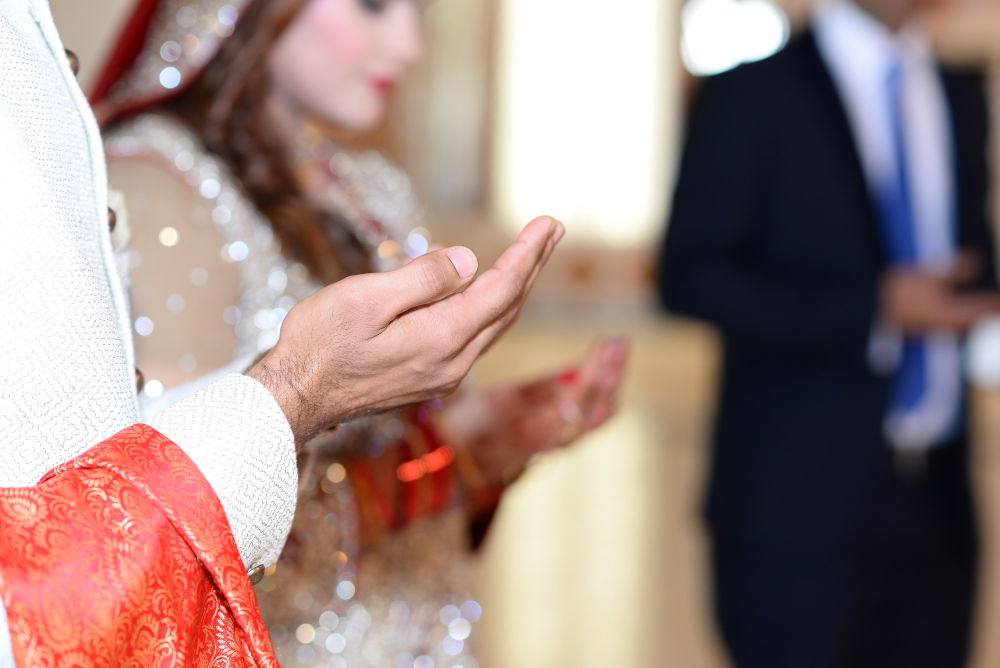
#> input picture resources/image1.jpg, 2000 x 1335 px (shown at 1/2 size)
$ python 05_chapter_5.py
#> lines starting #> are read from the running program, lines starting #| are printed output that depends on the picture; after the words box and inside, x2 and y2 are one past the last pixel; in counts of white or black regions, pixels touching at a corner belong together
# Image into black to white image
import cv2 as cv
from cv2 import imshow
from cv2 import imwrite

img = cv.imread('resources/image1.jpg')
#> img is the input picture: shape (1335, 2000, 3); mean B, G, R 128.5, 133.1, 156.9

gray = cv.cvtColor(img, cv.COLOR_BGR2GRAY)
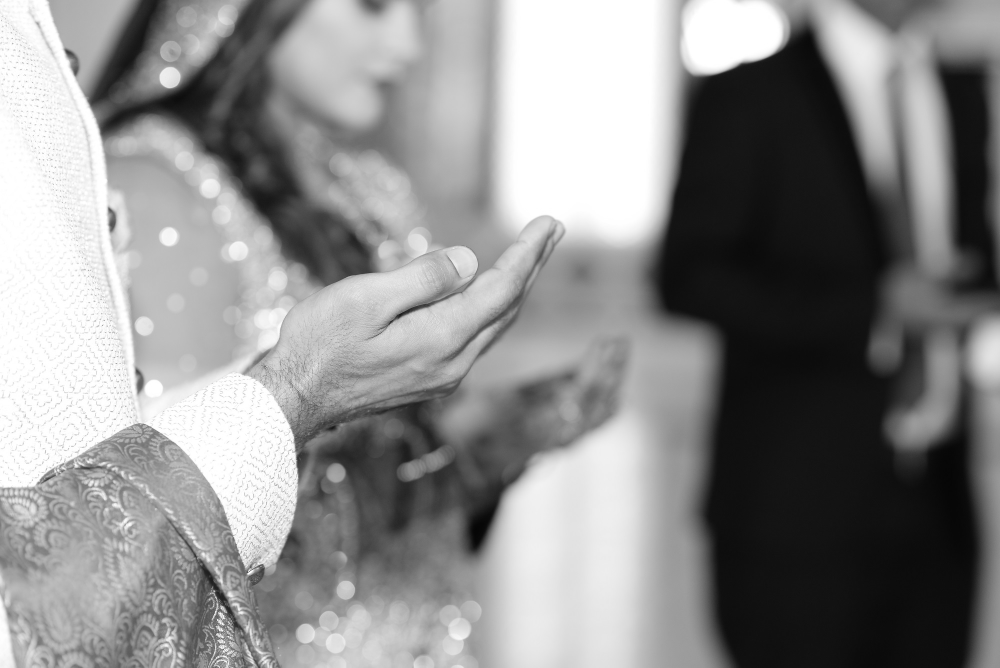
#> gray: shape (1335, 2000) (shown at 1/2 size); min 4, max 255, mean 139.7
(thresh, binary) = cv.threshold(gray, 127,255,cv.THRESH_BINARY)
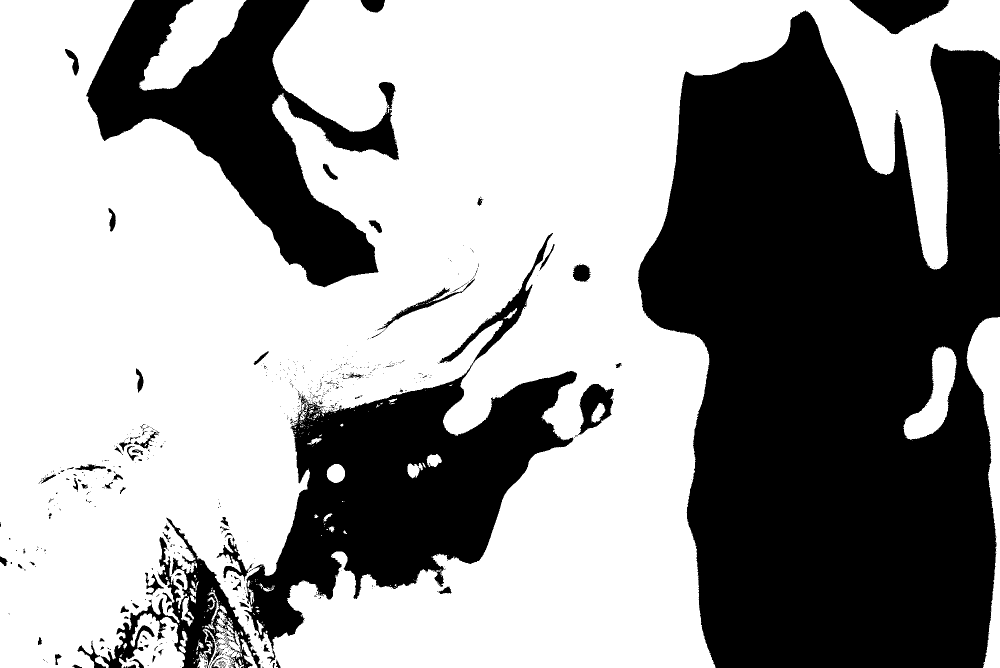
#> binary: shape (1335, 2000) (shown at 1/2 size); 60.5% white; 671 black regions (577 under 20 px), largest, box (x1, y1, x2, y2) and area: (1276, 21, 2000, 1335) 698825, (488, 466, 1154, 1326) 172624, (172, 0, 798, 575) 134668

binary = cv.resize(binary, (400,500))
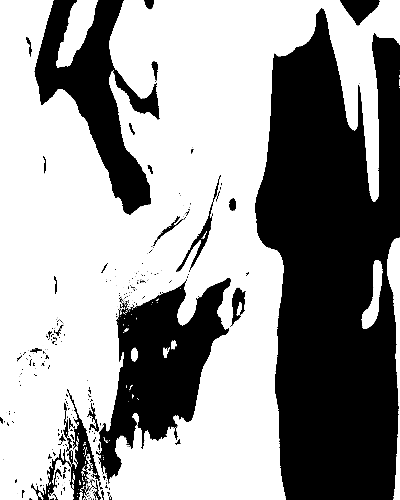
#> binary: shape (500, 400); min 0, max 255, mean 154.2

imwrite('resources/image1_gray.jpg', gray)
imwrite('resources/image1_bw.jpg', binary)

cv.waitKey(0)
cv.destroyAllWindows()

$ run again, with resources/faces.jpg copied over resources/image1.jpg
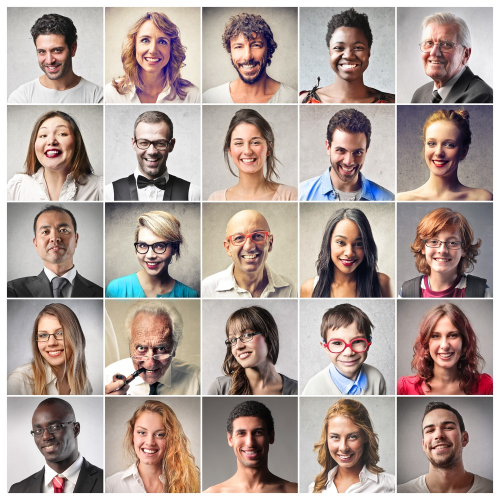
#> input picture resources/faces.jpg, 1000 x 1000 px (shown at 1/2 size)
#> img is the input picture: shape (1000, 1000, 3); mean B, G, R 152.5, 158.7, 174.1
#> `(thresh, binary) = cv.threshold(gray, 127,255,cv.THRESH_BINARY)`:
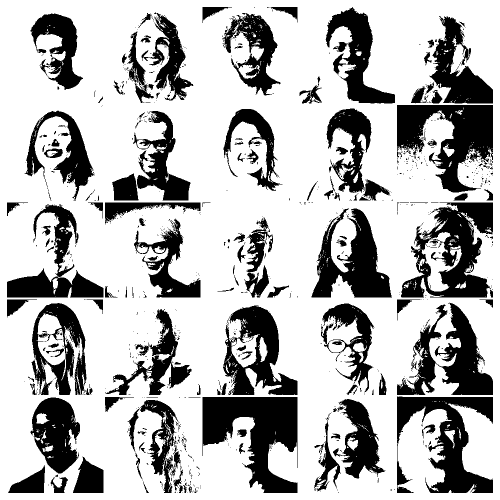
#> binary: shape (1000, 1000) (shown at 1/2 size); 71.5% white; 971 black regions (807 under 20 px), largest, box (x1, y1, x2, y2) and area: (405, 794, 595, 986) 20597, (802, 405, 986, 595) 18013, (794, 210, 986, 385) 17744
#> `binary = cv.resize(binary, (400,500))`:
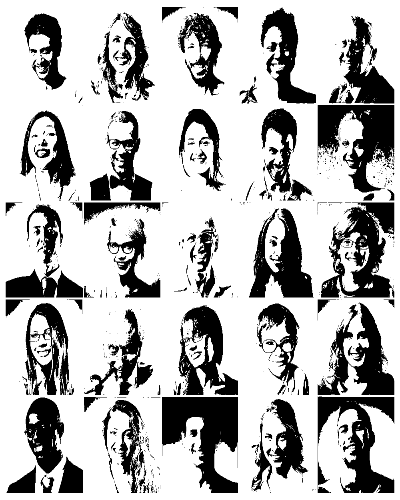
#> binary: shape (500, 400); min 0, max 255, mean 182.5

$ run again, with resources/image.jpg copied over resources/image1.jpg
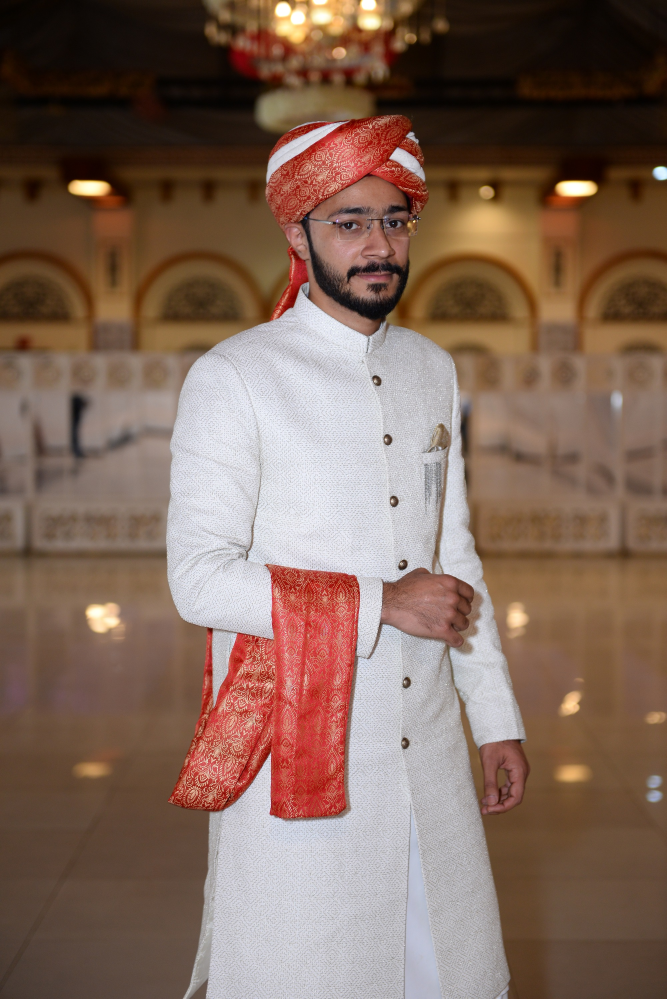
#> input picture resources/image.jpg, 2000 x 2996 px (shown at 1/3 size)
#> img is the input picture: shape (2996, 2000, 3); mean B, G, R 91, 104.5, 129.9
#> `(thresh, binary) = cv.threshold(gray, 127,255,cv.THRESH_BINARY)`:
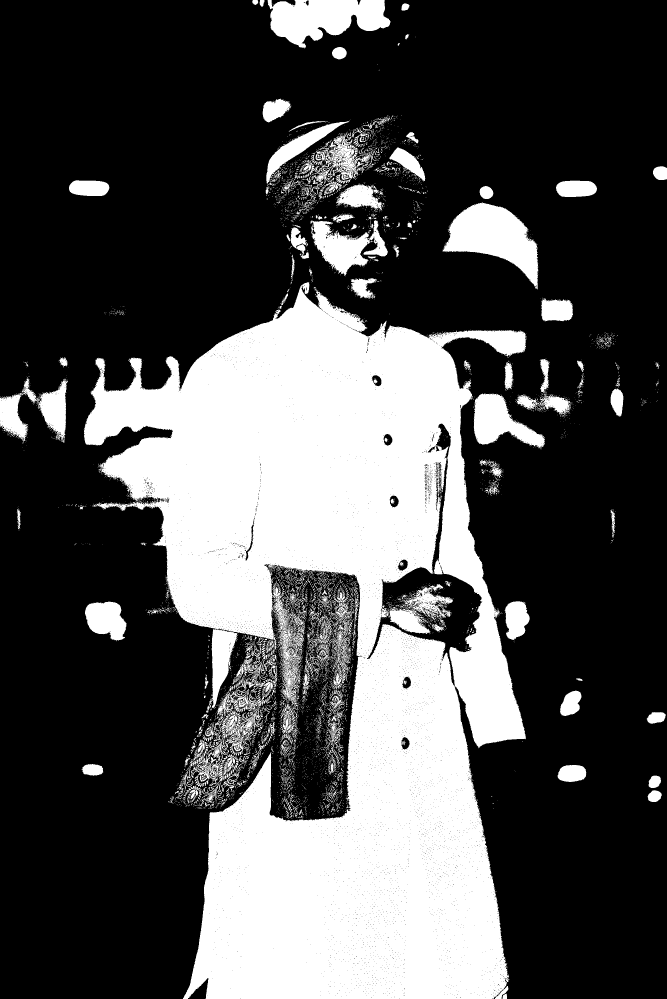
#> binary: shape (2996, 2000) (shown at 1/3 size); 31% white; 6979 white regions (6397 under 20 px), largest, box (x1, y1, x2, y2) and area: (252, 847, 1580, 2996) 1518149, (1327, 607, 1616, 867) 36569, (803, 0, 1172, 145) 34188
#> `binary = cv.resize(binary, (400,500))`:
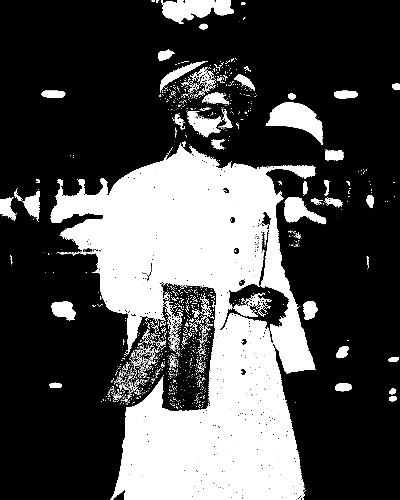
#> binary: shape (500, 400); min 0, max 255, mean 79.1
